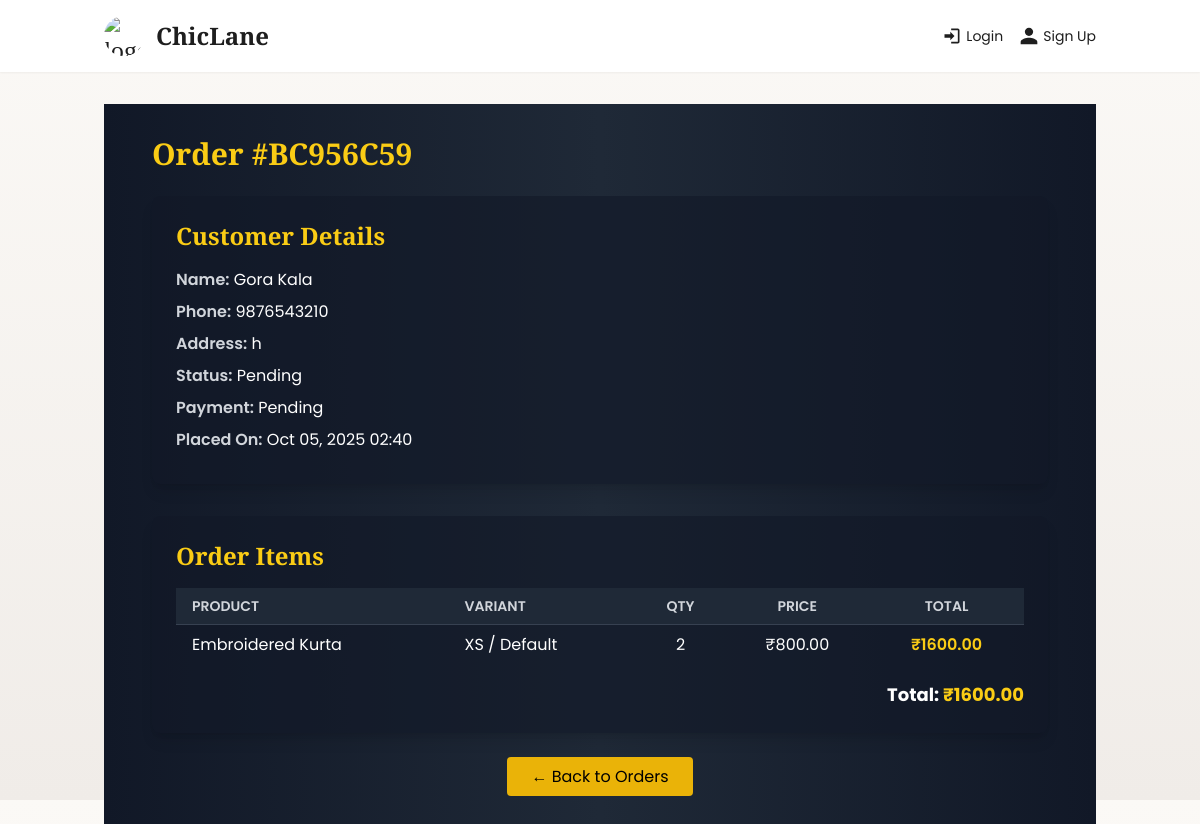
The app's page /admin-dashboard/order/6/ with its own data.
### store/models.py (models this page shows, shortened)
class Order(models.Model):
    user = models.ForeignKey(User, on_delete=models.SET_NULL, null=True, blank=True, related_name="orders")
    order_number = models.CharField(max_length=40, unique=True, blank=True)
    status = models.CharField(max_length=30, choices=ORDER_STATUS, default="PENDING")
    discount = models.DecimalField(max_digits=10, decimal_places=2, default=0)
    payment_status = models.CharField(max_length=30, choices=PAYMENT_STATUS, default="PENDING")
    total = models.DecimalField(max_digits=12, decimal_places=2)
    created_at = models.DateTimeField(auto_now_add=True)
    shipping_address = models.TextField()
    phone_number = models.CharField(max_length=10, blank=True)

class CustomerProfile(models.Model):
    user = models.OneToOneField(User, on_delete=models.CASCADE, related_name="profile")
    full_name = models.CharField(max_length=100, blank=True)
    phone_number = models.CharField(max_length=10, blank=True)
    address = models.TextField(blank=True)
    loyalty_points = models.PositiveIntegerField(default=0)

class OrderItem(models.Model):
    order = models.ForeignKey(Order, on_delete=models.CASCADE, related_name="items")
    product = models.ForeignKey(Product, on_delete=models.SET_NULL, null=True)
    variant = models.ForeignKey(ProductVariant, on_delete=models.SET_NULL, null=True)
    price = models.DecimalField(max_digits=10, decimal_places=2)
    quantity = models.PositiveIntegerField(default=1)
    def line_total(self):
        return self.price * self.quantity

class Product(models.Model):
    name = models.CharField(max_length=255)
    slug = models.SlugField(max_length=300, unique=True, blank=True)
    category = models.ForeignKey(
        Category,
        on_delete=models.SET_NULL,
        null=True,
        related_name="products"
    )
    description = models.TextField(blank=True)
    price = models.DecimalField(max_digits=10, decimal_places=2)
    discounted_price = models.DecimalField(max_digits=10, decimal_places=2, null=True, blank=True)
    is_featured = models.BooleanField(default=False)
    is_active = models.BooleanField(default=True)
    created_at = models.DateTimeField(auto_now_add=True)

class ProductVariant(models.Model):
    product = models.ForeignKey(Product, on_delete=models.CASCADE, related_name="variants")
    sku = models.CharField(max_length=120, unique=True)
    size = models.CharField(max_length=4, choices=SIZE_CHOICES)
    color = models.CharField(max_length=80)
    price = models.DecimalField(max_digits=10, decimal_places=2, null=True, blank=True)
    stock = models.PositiveIntegerField(default=0)
    is_active = models.BooleanField(default=True)
    class Meta:
        unique_together = ("product", "size", "color", "sku")

### store/views.py (the view)
# urls.py: path('admin-dashboard/order/<int:order_id>/', views.view_order, name='view_order'),
def view_order(request, order_id):
    order = get_object_or_404(Order, id=order_id)
    order_items = order.items.select_related("product", "variant")
    return render(request, "store/view_order.html", {
        "order": order,
        "order_items": order_items,
    })

### store/context_processors.py (called while the page is built)
def cart_and_wishlist_counts(request):
    cart_count = 0
    wishlist_count = 0
    if request.user.is_authenticated:
        cart_count = CartItem.objects.filter(user=request.user).count()
        wishlist_count = Wishlist.objects.filter(user=request.user).count()
    else:
        session_key = request.session.session_key or request.session.create()
        cart_count = CartItem.objects.filter(session_key=session_key).count()
    return {
        "cart_count": cart_count,
        "wishlist_count": wishlist_count,
    }

### store/templates/store/view_order.html (shortened to what this page needs)
{% extends "store/base.html" %}
{% block content %}
<div class="min-h-screen bg-gradient-to-r from-gray-900 via-gray-800 to-gray-900 text-white p-8">
    <div class="max-w-4xl mx-auto">
        <h1 class="text-3xl font-bold mb-6 text-yellow-400">Order #{{ order.order_number }}</h1>
        <div class="bg-gray-900 bg-opacity-60 p-6 rounded-lg shadow-lg mb-8">
            <h2 class="text-2xl font-semibold mb-4 text-yellow-400">Customer Details</h2>
            <p class="mb-2"><span class="font-semibold text-gray-300">Name:</span> {{ order.user.profile.full_name }}</p>
            <p class="mb-2"><span class="font-semibold text-gray-300">Phone:</span> {{ order.phone_number }}</p>
            <p class="mb-2"><span class="font-semibold text-gray-300">Address:</span> {{ order.shipping_address }}</p>
            <p class="mb-2"><span class="font-semibold text-gray-300">Status:</span> {{ order.get_status_display }}</p>
            <p class="mb-2"><span class="font-semibold text-gray-300">Payment:</span> {{ order.get_payment_status_display }}</p>
            <p class="mb-2"><span class="font-semibold text-gray-300">Placed On:</span> {{ order.created_at|date:"M d, Y H:i" }}</p>
        </div>
        <div class="bg-gray-900 bg-opacity-60 p-6 rounded-lg shadow-lg">
            <h2 class="text-2xl font-semibold mb-4 text-yellow-400">Order Items</h2>
            <div class="overflow-x-auto">
                <table class="min-w-full divide-y divide-gray-700">
                    <thead class="bg-gray-800">
                        <tr>
                            <th class="px-4 py-2 text-left text-sm font-semibold text-gray-300 uppercase">Product</th>
                            <th class="px-4 py-2 text-left text-sm font-semibold text-gray-300 uppercase">Variant</th>
                            <th class="px-4 py-2 text-center text-sm font-semibold text-gray-300 uppercase">Qty</th>
                            <th class="px-4 py-2 text-center text-sm font-semibold text-gray-300 uppercase">Price</th>
                            <th class="px-4 py-2 text-center text-sm font-semibold text-gray-300 uppercase">Total</th>
                        </tr>
                    </thead>
                    <tbody class="divide-y divide-gray-700">
                        {% for item in order_items %}
                        <tr>
                            <td class="px-4 py-2">{{ item.product.name }}</td>
                            <td class="px-4 py-2">{{ item.variant.size }} / {{ item.variant.color }}</td>
                            <td class="px-4 py-2 text-center">{{ item.quantity }}</td>
                            <td class="px-4 py-2 text-center">₹{{ item.price }}</td>
                            <td class="px-4 py-2 text-center font-semibold text-yellow-400">₹{{ item.line_total }}</td>
                        </tr>
                        {% endfor %}
                    </tbody>
                </table>
            </div>
            <div class="text-right mt-4 text-lg font-bold">
                Total: <span class="text-yellow-400">₹{{ order.total }}</span>
            </div>
        </div>
        <div class="mt-8 text-center">
            <a href="{% url 'store:manage_orders' %}" class="bg-yellow-500 text-black px-6 py-2 rounded hover:bg-yellow-400">
                ← Back to Orders
            </a>
        </div>
    </div>
</div>
{% endblock %}

### static/store/css/custom.css (style rules this page uses)
:root { --gold: #C9A34A; --ivory: #FBF9F6; --charcoal: #1E1E1E; --muted: #767676; }
body { background: var(--ivory); color: var(--charcoal); font-family: 'Inter', sans-serif; }

### store/templates/store/base.html (style rules this page uses)
body { font-family: 'Poppins', sans-serif !important; background: linear-gradient(180deg, #FBF9F6 0%, #F0ECE8 100%); color: #1E1E1E; }
h1, h2, h3, h4, h5, h6 { font-family: 'Playfair Display', serif; }

### records on screen
Order: order_number "BC956C59", user.profile.full_name "Gora Kala", phone_number "9876543210", shipping_address "h", status "Pending", payment_status "Pending", created_at "Oct 05, 2025 02:40", total "1600.00"
OrderItem: product.name "Embroidered Kurta", variant.size "XS", variant.color "Default", quantity "2", price "800.00", line_total "1600.00"
